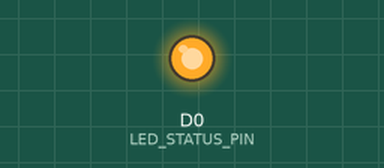
The sketch below on a simulated ESP8266 (NodeMCU). On the bench: output pins drawn as LEDs (lit = HIGH). What the sketch prints to the serial monitor is not drawn.

Above: at 0.1 s.
At 2.0 s:
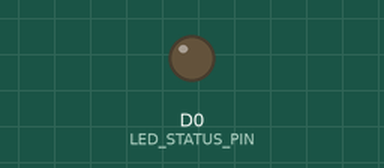
Timing chart, 0 to 3.5 s (numbered marks = the images above):
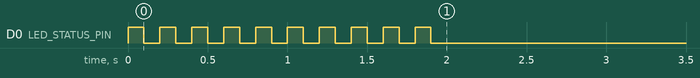

The sketch:

RunStopRelay.ino
```cpp
/**
 * TODO:
 * 1. Emergency stop if/when a client becomes disconnected
 * 2. Create LED system that actually indicates connection or meaning
 */

#include "Constants.h"
#include "LED.h"
#include "Switch.h"
#include <ArduinoOTA.h>
#include <ESP8266WiFi.h>

LED statusLED(LED_STATUS_PIN);
Switch powerSwitch(POWER_SWITCH_PIN);
Switch steeringSwitch(STEERING_SWITCH_PIN);
Switch motorSwitch(MOTOR_SWITCH_PIN);

const char *ssid = "AutonomousRC"; // SSID
const char *pass = "AutonomousRC"; // password

IPAddress ip(192, 168, 0, 80);     // IP address of the server
IPAddress gateway(192, 168, 0, 1); // gateway of your network
IPAddress mask(255, 255, 255, 0);  // subnet mask of your network
WiFiServer server(80);

// A name and a password for the OTA service
const char *OTAName = "AutonomousRC";
const char *OTAPassword = "";

enum Command { POWER, AUTO };

struct Message {
  Command command;
};

void setup() {
  Serial.begin(BAUD_RATE);

  startWiFi();
  startServer();
  startOTA();
}

void loop() {
  //  if (!server.hasClient()) emergencyStop();
  WiFiClient client = server.available();
  if (!client)
    return;
  while (!client.available()) {
  }
  Message message;
  byte *messageBuffer = (byte *)&message;
  while (client.available()) {
    messageBuffer += client.read(messageBuffer, 1);
  }
  Serial.print("Message Command Received :: ");
  Serial.println(message.command);
  handleMessage(message);
  statusLED.blink();
}

// void emergencyStop() {
//  Serial.println("EMERGENCY STOP");
//  powerSwitch.off();
//  steeringSwitch.off();
//  motorSwitch.off();
//}

/**
  Start a Wi-Fi access point. Wait for the AP connection.
*/
void startWiFi() {
  WiFi.mode(WIFI_AP);
  WiFi.softAP(ssid, pass); // Start the access point
  WiFi.softAPConfig(ip, gateway, mask);
  Serial.print("Access Point \"");
  Serial.print(ssid);
  Serial.println("\" started\r\n");
  statusLED.blink();
}

/**
   State the WiFi Server
*/
void startServer() { server.begin(); }

/**
   Start the OTA service
*/
void startOTA() {
  ArduinoOTA.setHostname(OTAName);
  ArduinoOTA.setPassword(OTAPassword);

  ArduinoOTA.onStart([]() { Serial.println("Start"); });
  ArduinoOTA.onEnd([]() { Serial.println("\r\nEnd"); });
  ArduinoOTA.onProgress([](unsigned int progress, unsigned int total) {
    Serial.printf("Progress: %u%%\r", (progress / (total / 100)));
  });
  ArduinoOTA.onError([](ota_error_t error) {
    Serial.printf("Error[%u]: ", error);
    if (error == OTA_AUTH_ERROR)
      Serial.println("Auth Failed");
    else if (error == OTA_BEGIN_ERROR)
      Serial.println("Begin Failed");
    else if (error == OTA_CONNECT_ERROR)
      Serial.println("Connect Failed");
    else if (error == OTA_RECEIVE_ERROR)
      Serial.println("Receive Failed");
    else if (error == OTA_END_ERROR)
      Serial.println("End Failed");
  });
  ArduinoOTA.begin();
  Serial.println("OTA ready\r\n");
}

void handleMessage(const Message &message) {
  Serial.println("Received Message");
  switch (message.command) {
  case POWER:
    Serial.println("Flipping Power Switch");
    powerSwitch.flip();
    break;
  case AUTO:
    Serial.println("Flipping Auto Switch");
    steeringSwitch.flip();
    motorSwitch.flip();
    break;
  }
}
```

Constants.h
```cpp
#pragma once

#define ON HIGH
#define OFF LOW

const int BAUD_RATE = 115200;

const byte LED_STATUS_PIN = D0;
const byte STEERING_SWITCH_PIN = D2;
const byte MOTOR_SWITCH_PIN = D4;
const byte POWER_SWITCH_PIN = D6;
```

LED.h
```cpp
#pragma once

class LED {
private:
  const byte pin;

public:
  LED(const byte pin) : pin(pin) { pinMode(pin, OUTPUT); }

  void on() { digitalWrite(pin, HIGH); }

  void off() { digitalWrite(pin, LOW); }

  void blink(const short count = 10, const short ms = 100) {
    for (int i = 0; i < count; i++) {
      on();
      delay(ms);
      off();
      delay(ms);
    }
  }
};
```
